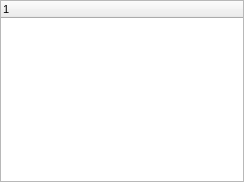
<?xml version="1.0" encoding="UTF-8"?>
<ui version="4.0">
  <class>TreeWindow</class>
  <widget class="QWidget" name="TreeWindow">
    <property name="geometry">
      <rect>
        <x>0</x>
        <y>0</y>
        <width>244</width>
        <height>182</height>
      </rect>
    </property>
    <property name="windowTitle">
      <string>TreeWindow</string>
    </property>
    <property name="font">
      <font>
        <family>MS Sans Serif</family>
        <pointsize>8</pointsize>
      </font>
    </property>
    <!-- vcl-BorderStyle: bsToolWindow → set windowFlags Qt::Tool in constructor -->
    <!-- vcl-FormStyle: fsStayOnTop → setWindowFlag(Qt::WindowStaysOnTopHint) -->
    <widget class="QTreeWidget" name="Tree">
      <property name="geometry">
        <rect>
          <x>0</x>
          <y>0</y>
          <width>244</width>
          <height>182</height>
        </rect>
      </property>
      <!-- vcl-align: alClient → arrange in a Qt layout manager -->
    </widget>
  </widget>
  <resources/>
  <connections/>
</ui>
